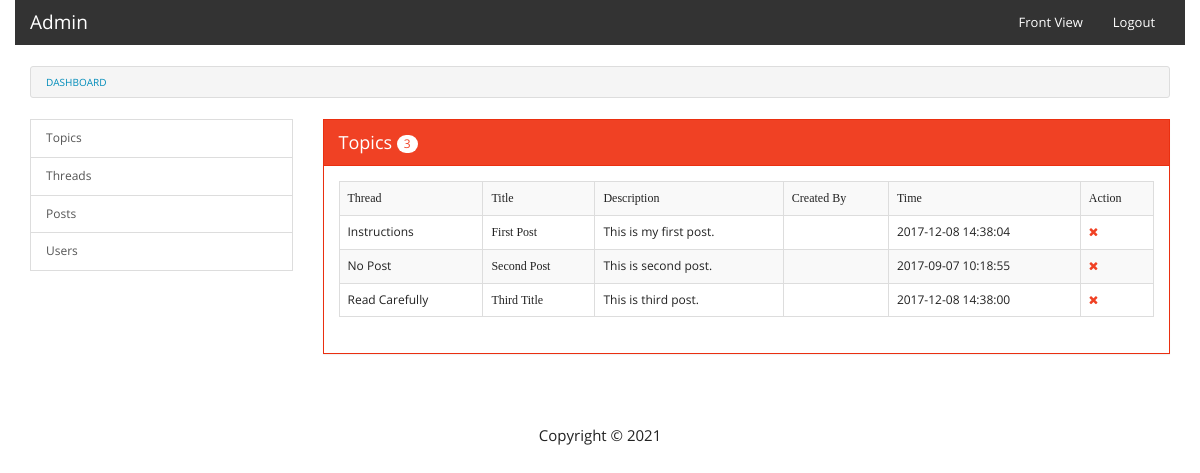
The page /admin/posts.php (signed in) on the database as committed earlier.
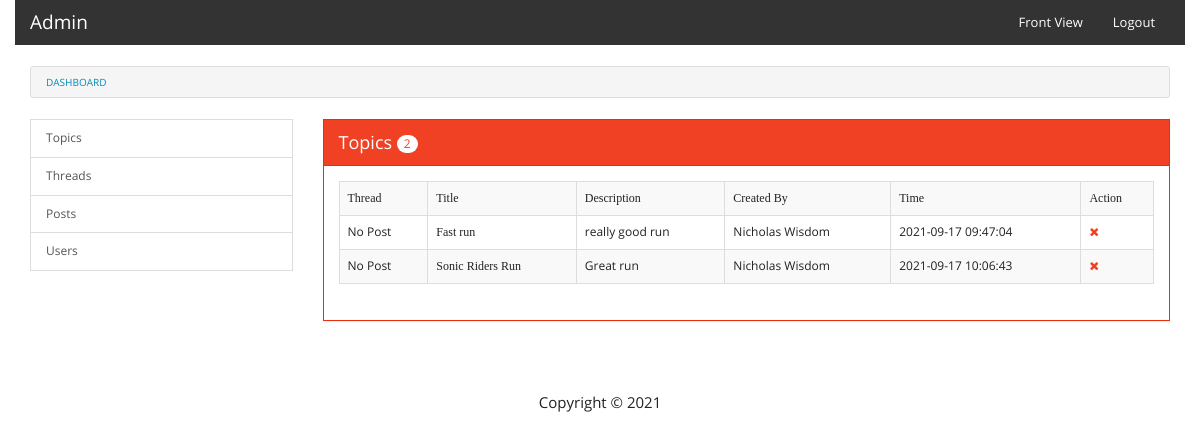
The same page on the database as committed later.
### tables this page shows
CREATE TABLE `posts` (
  `post_id` int(11) NOT NULL,
  `thread_id` int(11) NOT NULL,
  `title` varchar(255) NOT NULL,
  `description` text NOT NULL,
  `views` varchar(255) NOT NULL DEFAULT '0',
  `added_by` int(11) NOT NULL,
  `add_time` timestamp NOT NULL DEFAULT current_timestamp() ON UPDATE current_timestamp(),
  `video` varchar(255) DEFAULT NULL
);

CREATE TABLE `threads` (
  `thread_id` int(11) NOT NULL,
  `topic_id` int(11) NOT NULL,
  `title` varchar(255) NOT NULL,
  `description` text NOT NULL,
  `views` varchar(255) NOT NULL DEFAULT '0',
  `added_by` int(11) NOT NULL,
  `add_time` timestamp NOT NULL DEFAULT current_timestamp() ON UPDATE current_timestamp()
);

CREATE TABLE `users` (
  `user_id` int(11) NOT NULL,
  `fname` varchar(255) NOT NULL,
  `username` varchar(255) NOT NULL,
  `img` varchar(255) NOT NULL,
  `email` varchar(255) NOT NULL,
  `pwd` varchar(255) NOT NULL,
  `address` text NOT NULL,
  `reg_time` timestamp NOT NULL DEFAULT current_timestamp() ON UPDATE current_timestamp()
);

### common/functions.php (called while the page is built, shortened)
<?php
$con=mysqli_connect('localhost','root','','forum');
function get_posts(){
	$res=array();
	global $con;
	$query=mysqli_query($con,"SELECT * FROM posts");
	if(mysqli_num_rows($query)>0){
		$res['totalResult']=mysqli_num_rows($query);
		while($data=mysqli_fetch_assoc($query)){
			$res['allData'][]=$data;
		}
	}else{
		$res['totalResult']=mysqli_num_rows($query);
	}
	return $res;
}
function get_thread_by_id($id){
	$res=array();
	global $con;
	$query=mysqli_query($con,"SELECT * FROM threads WHERE thread_id='$id'");
	if(mysqli_num_rows($query)>0){
		$res['totalResult']=mysqli_num_rows($query);
		$data=mysqli_fetch_assoc($query);
		$res['allData']=$data;
	}else{
		$res['totalResult']=mysqli_num_rows($query);
	}
	return $res;
}
function get_user_by_id($id){
	$res=array();
	global $con;
	$query=mysqli_query($con,"SELECT * FROM users WHERE user_id='$id'");
	if(mysqli_num_rows($query)>0){
		$res['bool']=true;
		$res['allData']=mysqli_fetch_assoc($query);
	}else{
		$res['bool']=false;
		$res['msg']=mysqli_error($con);
	}
	return $res;
}
?>

### admin/posts.php (the view, shortened to what this page needs)
<?php include('common/header.php'); ?>
<?php
	$result=get_posts();
?>
<div class="row">
	<div class="col-md-12">
		<ul class="breadcrumb">
			<li><a href="index.php">Dashboard</a></li>
		</ul>
	</div>
</div>
<div class="row">
	<div class="col-md-3">
		<?php include('common/left-sidebar.php'); ?>
	</div>
	<div class="col-md-9">
		<div class="panel panel-danger">
			<div class="panel-heading">Topics <span class="badge"><?php echo $result['totalResult']; ?></span> </div>
			<div class="panel-body">
				<table class="table table-bordered table-striped">
					<tr>
						<th>Thread</th>
						<th>Title</th>
						<th>Description</th>
						<th>Created By</th>
						<th>Time</th>
						<th>Action</th>
					</tr>
					<?php
						if($result['totalResult']>0){
							foreach($result['allData'] as $data){
								$userDetail=get_user_by_id($data['added_by']);
								$threadDetail=get_thread_by_id($data['post_id']);
								if($threadDetail['totalResult']>0){
									$threadTitle=$threadDetail['allData']['title'];
								}else{
									$threadTitle='No Post';
								}
								?>
								<tr>
									<td><?php echo $threadTitle; ?></td>
									<th><?php echo $data['title']; ?></th>
									<td><?php echo $data['description']; ?></td>
									<td><?php echo $userDetail['allData']['fname']; ?></td>
									<td><?php echo $data['add_time']; ?></td>
									<td>
										<span>
											<a href="delete-post.php?postid=<?php echo $data['post_id']; ?>&title=<?php echo $data['title']; ?>" class="text-danger" onclick="return confirm('Are you sure to delete this?')"><i class="fa fa-times"></i></a>
										</span>
									</td>
								</tr>
								<?php
							}
						}
					?>
				</table>
			</div>
		</div>
	</div>
</div>
<?php include('common/footer.php'); ?>

Rows that differ between the two databases and show on the page:
removed posts: thread.title "Instructions", title "First Post", description "This is my first post.", add_time "2017-12-08 14:38:04"
removed posts: threadTitle "No Post", title "Second Post", description "This is second post.", add_time "2017-09-07 10:18:55"
removed posts: threads.title "Read Carefully", title "Third Title", description "This is third post.", add_time "2017-12-08 14:38:00"
added posts: threadTitle "No Post", title "Fast run", description "really good run", users.fname "Nicholas Wisdom", add_time "2021-09-17 09:47:04"
added posts: threadTitle "No Post", title "Sonic Riders Run", description "Great run", users.fname "Nicholas Wisdom", add_time "2021-09-17 10:06:43"
Other text that changed with them:
$result['totalResult']: "3" → "2"
